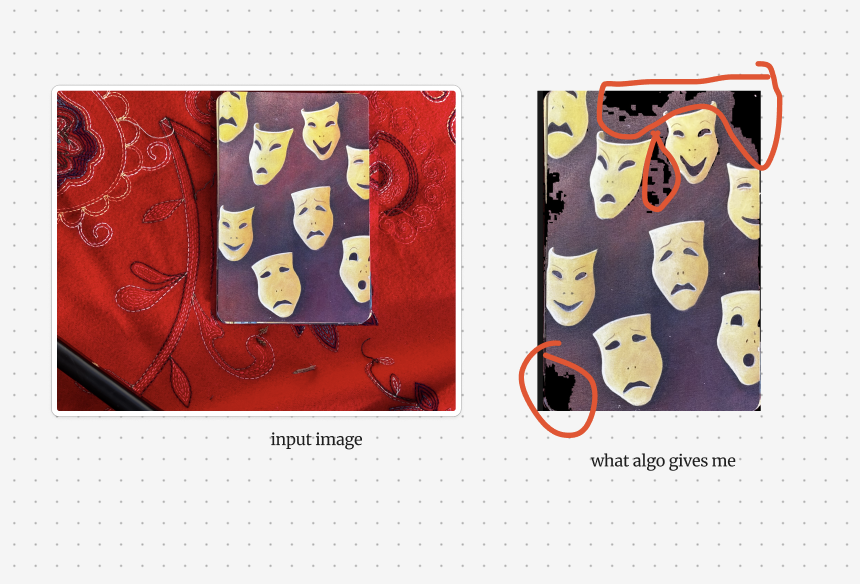
#> input picture image-1.png, 860 x 584 px; its folder holds only this picture in this run
$ python -i card_processor.py   (imports and definitions only)
#> lines starting #> are read from the running program, lines starting #| are printed output that depends on the picture; after the words box and inside, x2 and y2 are one past the last pixel; in counts of white or black regions, pixels touching at a corner belong together
#> in crop_card, image is the input picture: shape (584, 860, 3); mean B, G, R 175.3, 177.6, 203.8
import cv2
import numpy as np
import os

def find_card_contour(image):
    # Convert to grayscale
    gray = cv2.cvtColor(image, cv2.COLOR_BGR2GRAY)
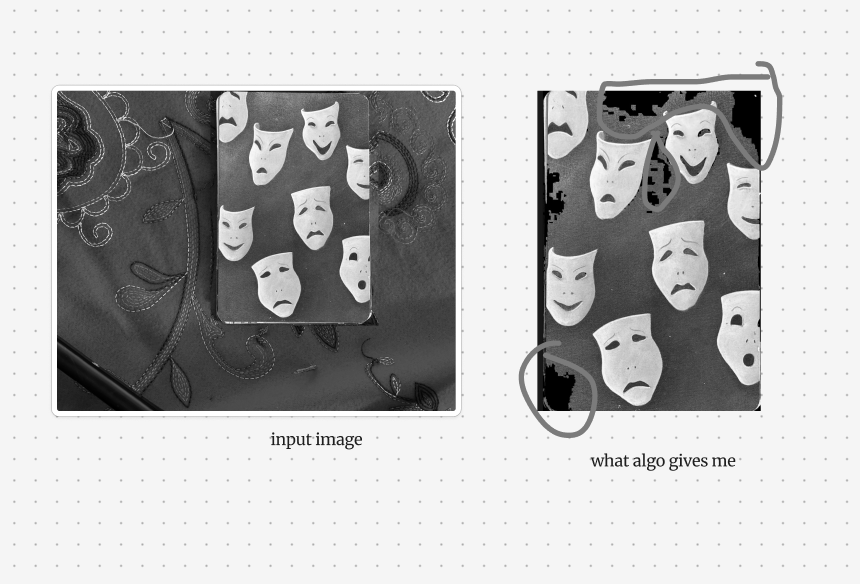
#> gray: shape (584, 860); min 0, max 255, mean 185.1

    # Apply threshold
    _, thresh = cv2.threshold(gray, 127, 255, cv2.THRESH_BINARY)
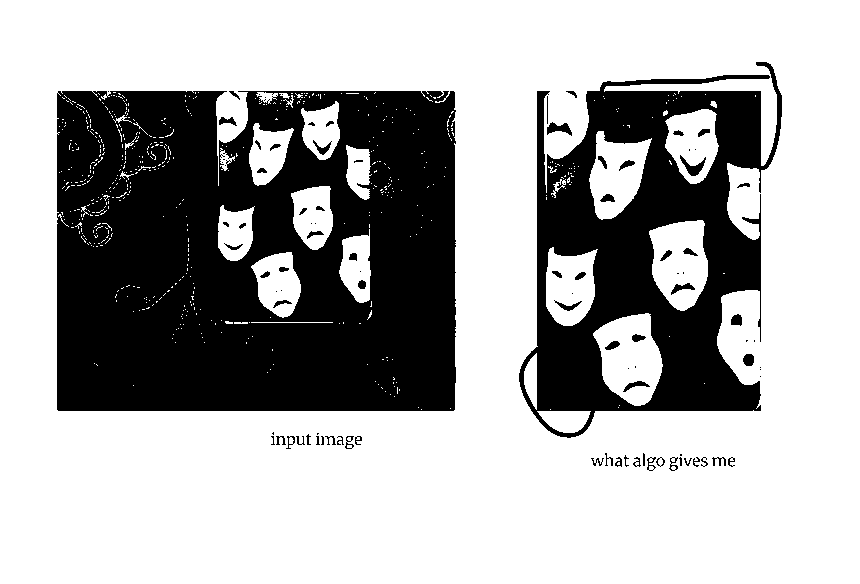
#> thresh: shape (584, 860); 67.6% white; 99 black regions (36 under 20 px), largest, box (x1, y1, x2, y2) and area: (57, 91, 456, 411) 111869, (519, 62, 782, 438) 47209, (680, 155, 706, 176) 202

    # Find contours
    contours, _ = cv2.findContours(thresh, cv2.RETR_EXTERNAL, cv2.CHAIN_APPROX_SIMPLE)
#> contours = [[[0, 0], [0, 583], [859, 583], [859, 0]]]

    # Find the largest contour (which should be the card)
    largest_contour = max(contours, key=cv2.contourArea)
#> largest_contour = [[0, 0], [0, 583], [859, 583], [859, 0]]

    return largest_contour

def crop_card(image_path, output_path):
    # Read image
    image = cv2.imread(image_path)

    # Find the card contour
    card_contour = find_card_contour(image)
#> card_contour = [[0, 0], [0, 583], [859, 583], [859, 0]]

    # Get bounding rectangle
    x, y, w, h = cv2.boundingRect(card_contour)
#> x = 0; y = 0; w = 860; h = 584

    # Crop the image
    cropped = image[y:y+h, x:x+w]

    # Save the cropped image
    cv2.imwrite(output_path, cropped)

def process_folder(input_folder, output_folder):
    # Create output folder if it doesn't exist
    if not os.path.exists(output_folder):
        os.makedirs(output_folder)

    # Process all images in input folder
    for filename in os.listdir(input_folder):
        if filename.lower().endswith(('.png', '.jpg', '.jpeg')):
            input_path = os.path.join(input_folder, filename)
            output_path = os.path.join(output_folder, f'cropped_{filename}')

            try:
                crop_card(input_path, output_path)
                print(f"Processed: {filename}")
            except Exception as e:
                print(f"Error processing {filename}: {str(e)}")

# Usage
input_folder = "input_images"
output_folder = "output_images"
# [1 line not run here, left out]

>>> result = crop_card('image-1.png', 'out.png')

$ run again, on image.png
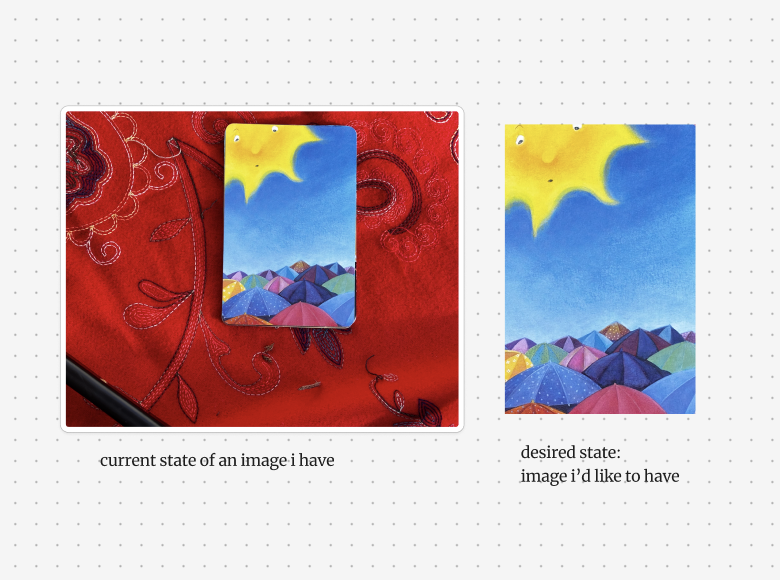
#> input picture image.png, 780 x 580 px
#> in crop_card, image is the input picture: shape (580, 780, 3); mean B, G, R 186, 181.8, 201.4
#> in find_card_contour, `gray = cv2.cvtColor(image, cv2.COLOR_BGR2GRAY)`:
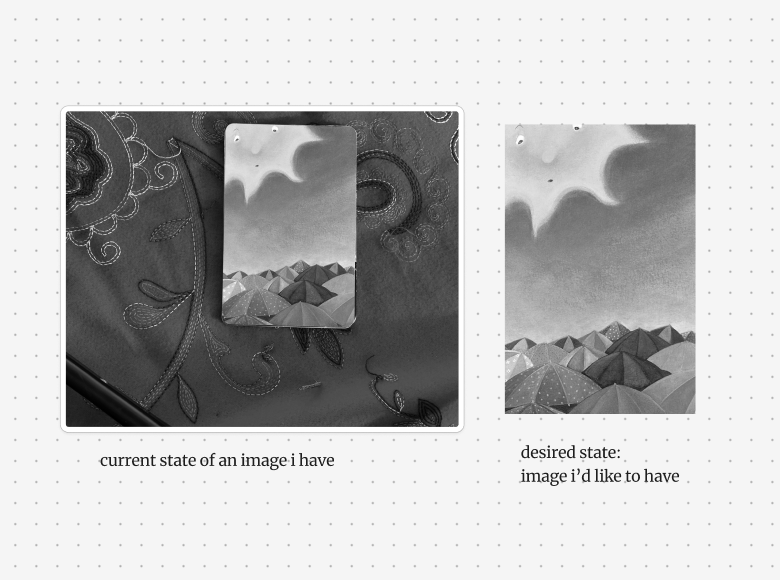
#> gray: shape (580, 780); min 0, max 255, mean 188.1
#> in find_card_contour, `_, thresh = cv2.threshold(gray, 127, 255, cv2.THRESH_BINARY)`:
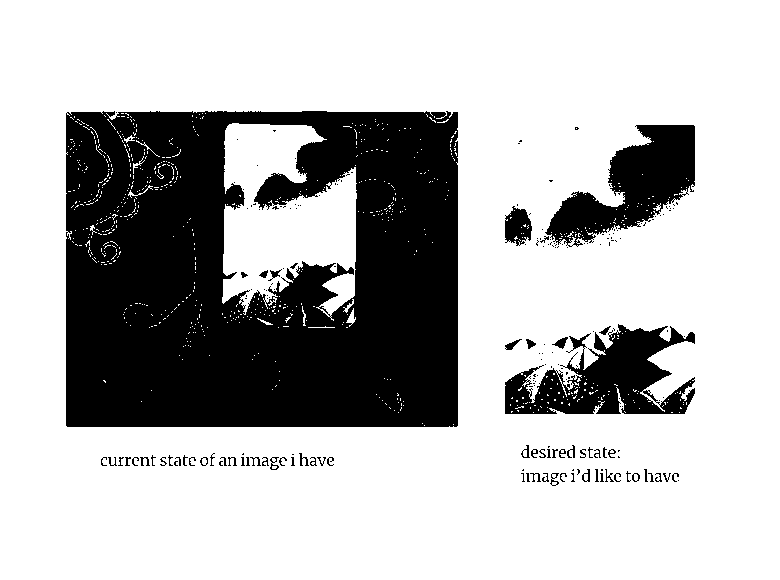
#> thresh: shape (580, 780); 72.3% white; 204 black regions (138 under 20 px), largest, box (x1, y1, x2, y2) and area: (66, 111, 458, 427) 104611, (505, 324, 695, 414) 9159, (545, 125, 695, 247) 8596
#> contours = [[[0, 0], [0, 579], [779, 579], [779, 0]]]
#> largest_contour = [[0, 0], [0, 579], [779, 579], [779, 0]]
#> x = 0; w = 780; h = 580
